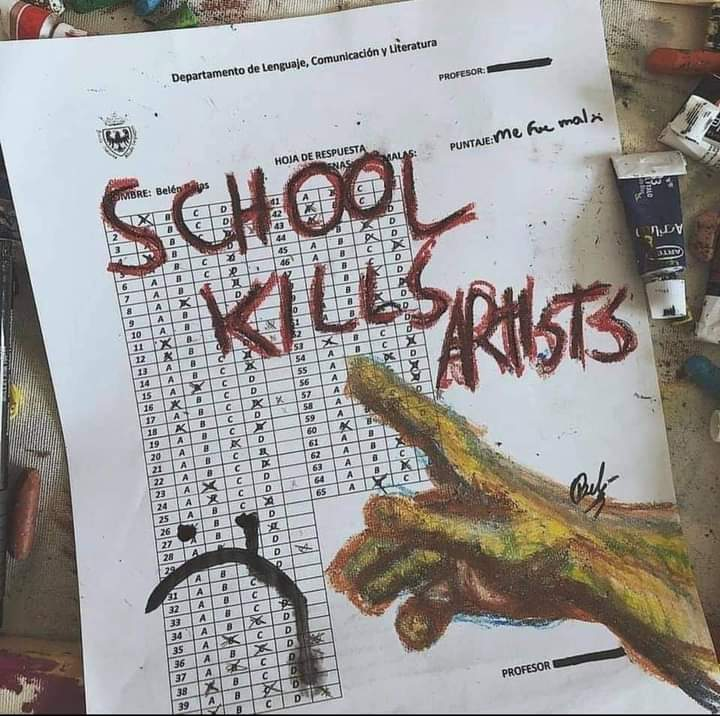
#> input picture kill.jpg, 720 x 716 px
$ python 'skala interpolation.py'
#> lines starting #> are read from the running program, lines starting #| are printed output that depends on the picture
import cv2 as cv
import numpy as np
import matplotlib.pyplot as plt

image = cv.imread("kill.jpg")
#> image is the input picture: shape (716, 720, 3); mean B, G, R 152.5, 153.9, 157.5
fig, ax = plt.subplots(1, 3, figsize=(16, 8))
# image size being 0.15 times of it's original size
image_scaled = cv.resize(image, None, fx=0.15, fy=0.15)
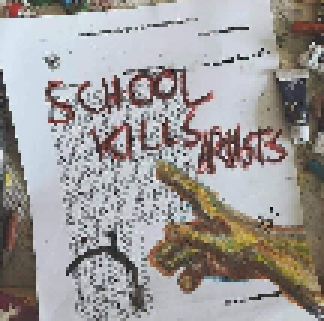
#> image_scaled: shape (107, 108, 3) (shown 3 times larger); mean B, G, R 152.4, 153.8, 157.4
ax[0].imshow(cv.cvtColor(image_scaled, cv.COLOR_BGR2RGB))
ax[0].set_title("Linear Interpolation Scale")
